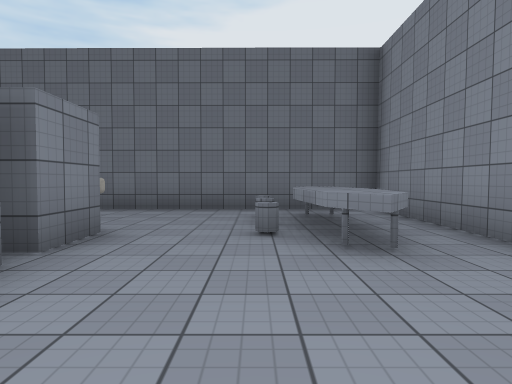
[1] (above)

18 first-person views from a walk through a 3-D level made in the Unity game engine. The camera is 1.3 m above the floor, tilts 2° down and sees 75° across. The floor is counted in squares, 2.09 m on a side. Each view is taken from the middle of a square. On the plan, view 1 faces up. The plan holds only what a view shows up to about 10 squares ahead; the rest is blank. The player character is not drawn. Surface patterns are stand-ins for the level's own textures.

[2]
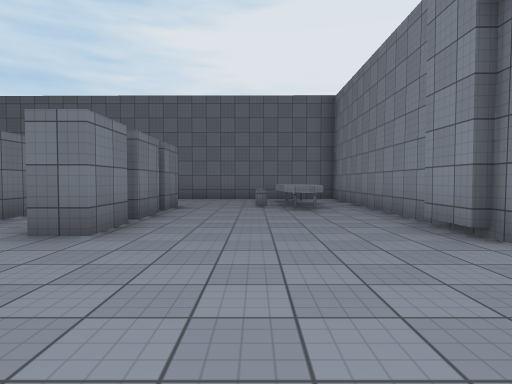

[3]
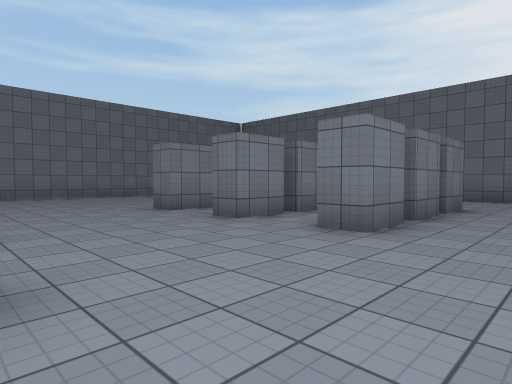

[4]
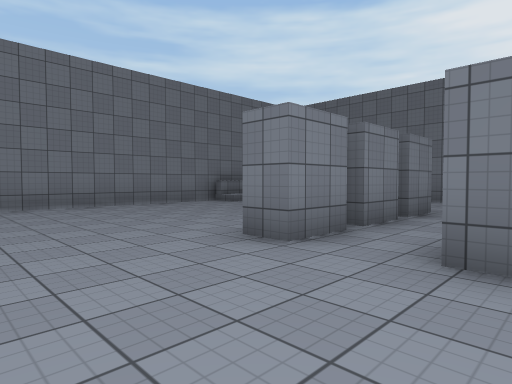

[5]
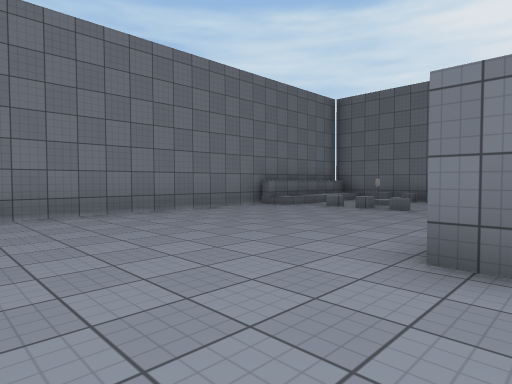

[6]
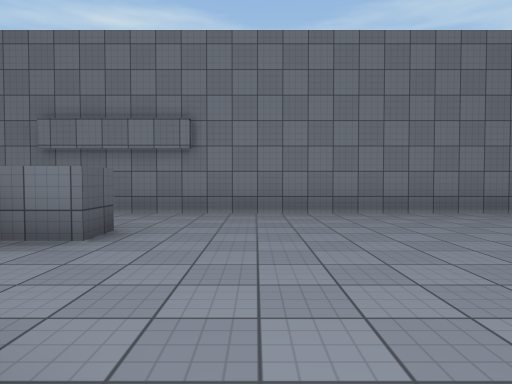

[7]
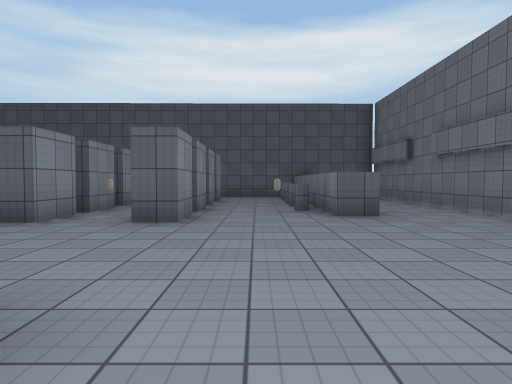

[8]
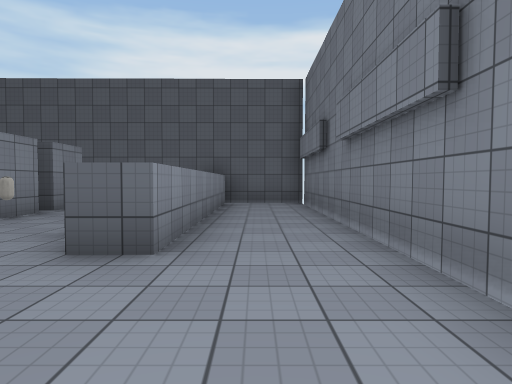

[9]
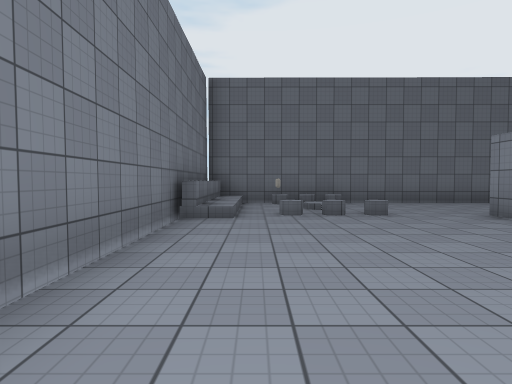

[10]
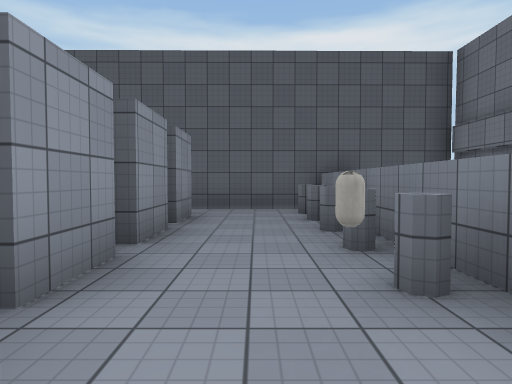

[11]
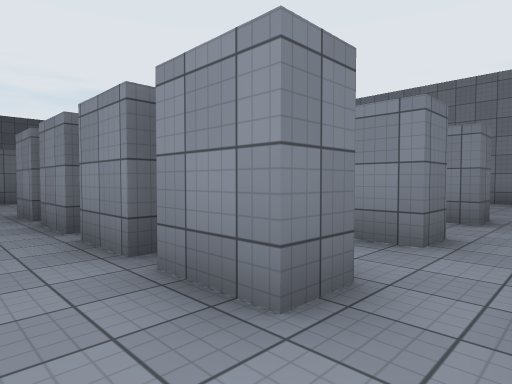

[12]
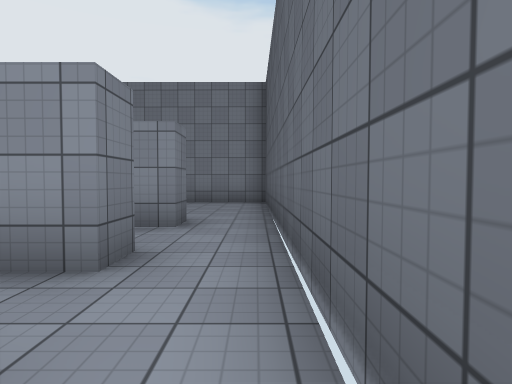

[13]
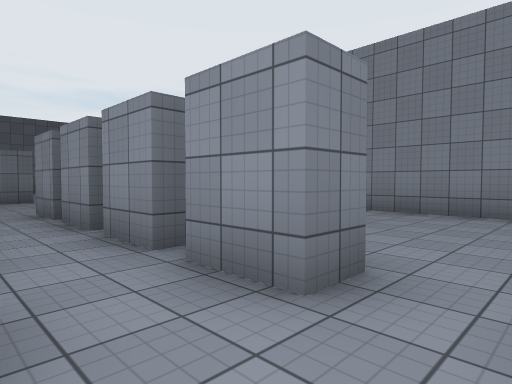

[14]
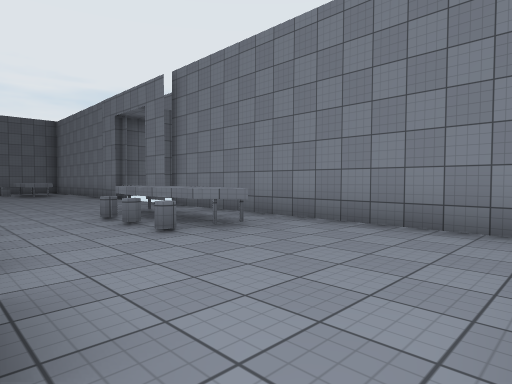

[15]
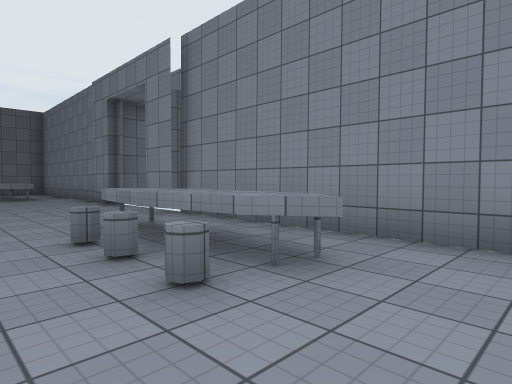

[16]
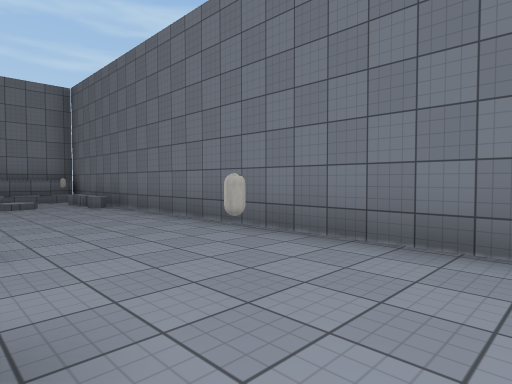

[17]
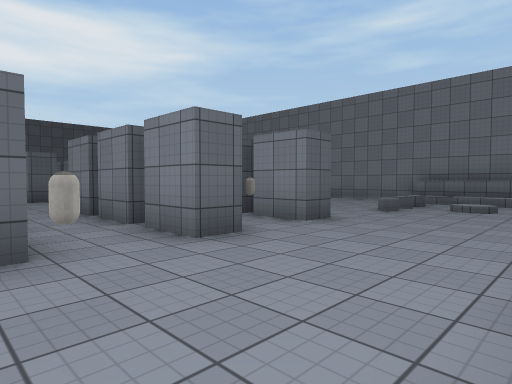

[18]
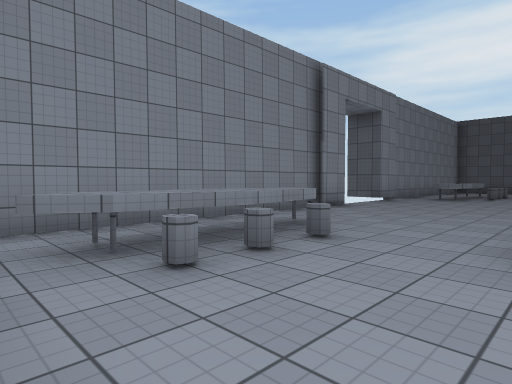

### Floor plan
Points are (right, up) in squares from view 1. A wall is a line through its corners. A room is listed if a view was taken in it or the views show most of it. See-through windows are left out.
Room 1 (views 1, 2, 3, 4, 5, 6, 7, 8, 9, 10, 16, 17, 18)
walls: (-6.2, 0.9) (-6.2, -0.4) (-6.9, -0.4); (-4.1, 0.9) (-4.1, -0.4) (-4.8, -0.4); (-4.9, -3.9) (-4, -3.9); (-6.2, 2.4) (-6.2, 1.1); (-4.1, 2.5) (-4.1, 1.2) (-4.5, 1.2); (-6.8, -5.1) (-6.8, -3.9) (-6.1, -3.9); (-6.8, 3.4) (-6.8, 4) (-6.2, 4) (-6.2, 2.8); (-1.9, 0.9) (-1.9, -0.4) (-2.6, -0.4); (-4.5, 4) (-4.1, 4) (-4.1, 2.8); (-2.6, -5.1) (-2.6, -3.9); (-1.9, 2.5) (-1.9, 1.2); (-6.8, -6.8) (-6.8, -5.5); (-4.7, -6.8) (-4.7, -5.6); (-1.9, 4) (-1.9, 2.8) (-2.2, 2.8); (-2.6, -6.8) (-2.6, -5.5); (-4.7, -7.8) (-4.7, -7.1); (1.1, 2.6) (0.7, 3.2) (0.5, 4.6); (0.5, -5.9) (0.7, -4.4); (0.5, 4.4) (0.7, 5.9) (1.1, 6.5); (2.6, -0.9) (2.6, -0.2); (2.3, -3.5) (2.3, -2.4) (2.8, -2.4); (2.6, 0.1) (2.6, 2.5); (0.7, -7.2) (0.5, -5.8); (3.4, -0.4) (2.3, -0.4) (2.3, 0.6); (-12, 7.2) (-12, 3.4); (0.5, 7.2) (-12.4, 7.3) (-12.4, -11.4) (-10, -11.4); (2.5, -7.4) (2.6, -3.2); (-10.1, -11) (-10.1, -4.8) (-9.4, -4.8) (-9.4, -7.5)
low walls: (0.7, -4.4) (1, -3.9)
ways out: opening at (-7.5, -8.5) to room 2; opening at (-3, -8.5) to room 3; opening at (0.5, -8) to room 4; opening at (1, 7) to room 5; opening at (2, 3) to room 5; opening at (-5, -8.5) to room 6; gap at (-2, 4)
objects: other object (-10, 7); capsule (-8, -5); capsule (-2, 5)
Room 2 (views 11, 12)
walls: (-6.8, -9.9) (-6.8, -8.8); (-6.8, -8.5) (-6.8, -7.1); (-9.7, -11.4) (-6.5, -11.4); (-9.4, -7.5) (-9.4, -11.1)
ways out: opening at (-7.5, -8.5) to room 1; opening at (-6, -10.5) to room 6
Room 3 (view 13)
walls: (-2.6, -9.9) (-2.6, -8.8); (-4, -9.9) (-4.7, -9.9); (-2.6, -8.3) (-2.6, -7); (-4.5, -11.4) (-2.5, -11.3)
ways out: opening at (-3, -8.5) to room 1; opening at (-2, -10.5) to room 4; opening at (-4, -10.5) to room 6
Room 4 (views 14, 15)
walls: (-1.8, -9.9) (-2.6, -9.9); (1.1, -7.8) (0.7, -7.2); (-2.1, -8.3) (-2.6, -8.3); (-2.5, -11.3) (2.2, -11.3); (2.5, -11.4) (2.5, -7.4)
ways out: opening at (0.5, -8) to room 1; opening at (-2, -10.5) to room 3
Room 5 (no view inside)
walls: (1.5, 3.2) (1.1, 2.6); (2.6, 2.5) (2.7, 7.2) (0.5, 7.2)
ways out: opening at (1, 7) to room 1; opening at (2, 3) to room 1
Room 6 (no view inside)
walls: (-4.7, -9.9) (-4.7, -9.1); (-6.1, -9.9) (-6.8, -9.9); (-6.5, -11.4) (-4.5, -11.4)
ways out: opening at (-5, -8.5) to room 1; opening at (-6, -10.5) to room 2; opening at (-4, -10.5) to room 3

Where each view was taken, in squares from view 1:
view 1: 0 up, 0 right, facing up
view 2: 4 down, 0 right, facing up
view 3: 4 down, 0 right, facing up-left
view 4: 3 down, 4 left, facing up-left
view 5: 3 down, 6 left, facing up-left
view 6: 3 down, 6 left, facing left
view 7: 1 up, 8 left, facing down
view 8: 2 down, 11 left, facing down
view 9: 2 down, 11 left, facing up
view 10: 4 down, 8 left, facing down
view 11: 11 down, 8 left, facing up-right
view 12: 11 down, 7 left, facing right
view 13: 11 down, 4 left, facing up-right
view 14: 11 down, 2 left, facing up-right
view 15: 9 down, 1 left, facing up-right
view 16: 4 up, 1 left, facing up-left
view 17: 7 up, 2 left, facing down-left
view 18: 7 up, 2 left, facing down-right
